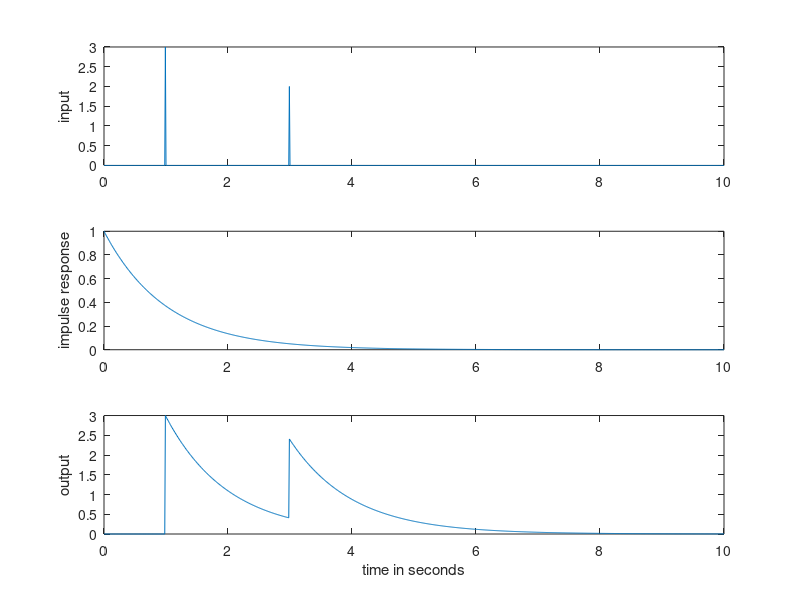

This chart was generated by the following MATLAB code:
% convolex.m: example of numerical convolution
Ts=1/100; time=10;        % sampling interval and total time
t=0:Ts:time;              % create time vector
h=exp(-t);                % define impulse response
x=zeros(size(t));         % input = sum of two delta functions
x(1/Ts)=3; x(3/Ts)=2;     % at times t=1 and t=3
y=conv(h,x);              % do convolution
subplot(3,1,1), plot(t,x) % and plot
subplot(3,1,2), plot(t,h)
subplot(3,1,3), plot(t,y(1:length(t)))

% actual commands used to draw figure:
subplot(3,1,1), plot(t,x)
ylabel('input')
subplot(3,1,2), plot(t,h)
ylabel('impulse response')
subplot(3,1,3), plot(t,y(1:length(t)))
ylabel('output')
xlabel('time in seconds')
